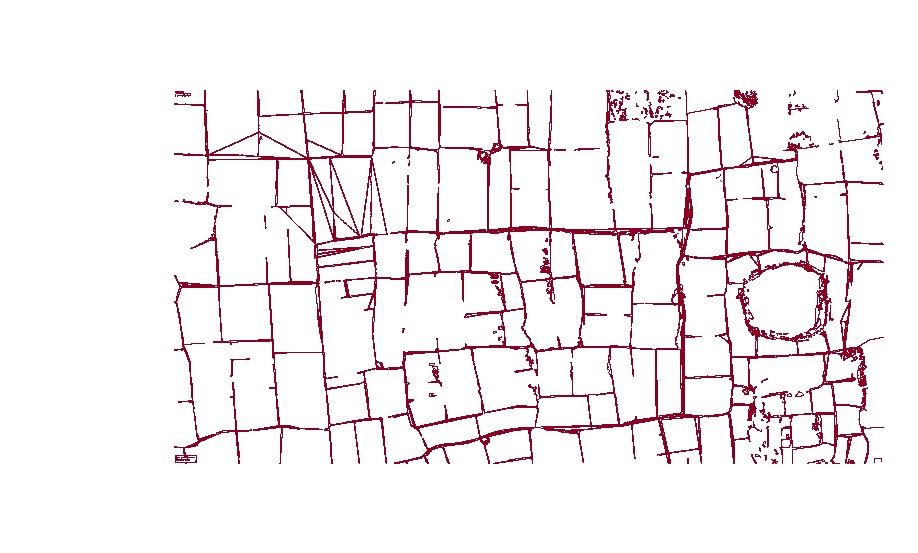
#> input picture map.jpg, 918 x 553 px, given in place of mapImage.jpg, which was not available
$ python tracing_openCVshape_file.py
#> lines starting #> are read from the running program, lines starting #| are printed output that depends on the picture; after the words box and inside, x2 and y2 are one past the last pixel; in counts of white or black regions, pixels touching at a corner belong together; pictures that were not available may be replaced by others from this repository, and a replacement may not be noted
import cv2
import numpy as np
import json

# Load the image
image_path = "C:\\Users\\jydhasan\\Desktop\\mapImage.jpg"
image = cv2.imread(image_path)
#> image is the input picture: shape (553, 918, 3); mean B, G, R 241.2, 239.2, 245.9

# Resize the image for faster processing (optional)
scale_percent = 60  # Percentage of original size
width = int(image.shape[1] * scale_percent / 100)
#> width = 550
height = int(image.shape[0] * scale_percent / 100)
#> height = 331
image = cv2.resize(image, (width, height))
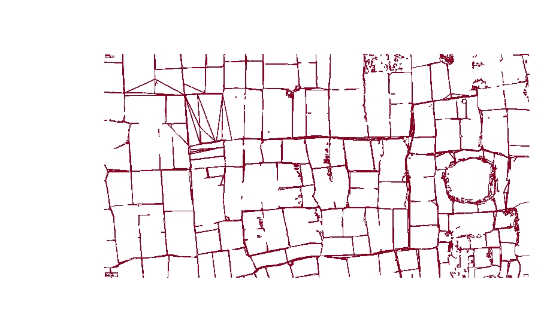
#> image: shape (331, 550, 3); mean B, G, R 241.2, 239.2, 246

# Convert to grayscale
gray = cv2.cvtColor(image, cv2.COLOR_BGR2GRAY)
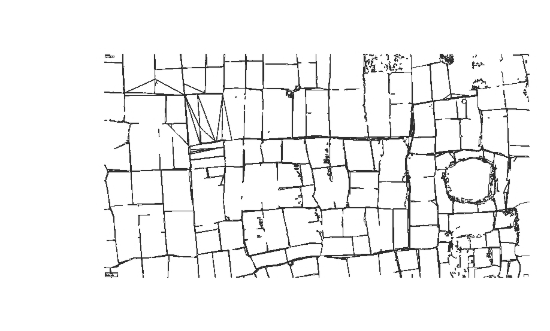
#> gray: shape (331, 550); min 44, max 255, mean 241.4

# Apply Gaussian blur
blurred = cv2.GaussianBlur(gray, (5, 5), 0)
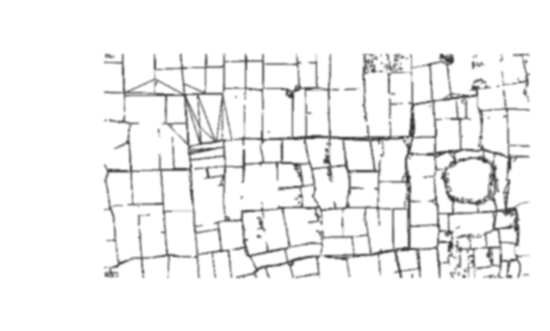
#> blurred: shape (331, 550); min 46, max 255, mean 241.4

# Edge detection using Canny
edges = cv2.Canny(blurred, 50, 150)
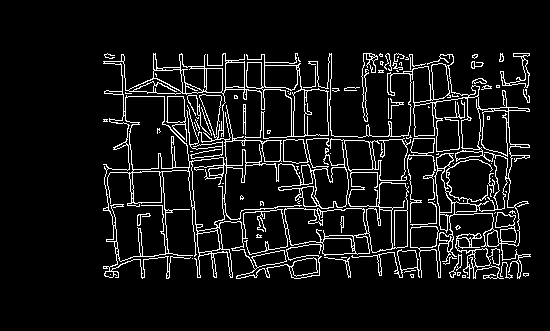
#> edges: shape (331, 550); 7.9% white in thin lines or dots, all inside (x1, y1, x2, y2) = (103, 53, 531, 279)

# Find contours
contours, _ = cv2.findContours(edges, cv2.RETR_EXTERNAL, cv2.CHAIN_APPROX_SIMPLE)
#> contours = 59 contours, 47 with area under 20; largest, box (x1, y1, x2, y2) and area: (103, 53, 411, 279) 38604, (308, 53, 531, 279) 8006, (455, 233, 504, 279) 586, (283, 139, 309, 164) 496, (407, 138, 436, 223) 366

# Extract polygons and save them
polygons = []
for contour in contours:
    # Approximate the contour to reduce the number of points
    epsilon = 0.01 * cv2.arcLength(contour, True)
    approx = cv2.approxPolyDP(contour, epsilon, True)
    polygons.append(approx.reshape(-1, 2).tolist())
#> this loop made 59 passes
#> epsilon on passes 2, 3, 4, 5, 6, 9, 10, 11, 12, 13, 14, 15: 0.114, 0.148, 0.114, 0.237, 0.965, 0.937, 0.416, 0.453, 0.765, 0.165, 5.06, 0.139
#> (epsilon, approx) on passes 1, 7, 8, 16, 18, 20: (0.1, [[462, 275], [462, 277], [465, 277], [465, 275]]), (0, [[192, 258]]), (0.1, [[341, 257], [346, 257]]), (0.114, [[264, 213], [264, 217], [263, 218], [264, 218]]), (0, [[434, 201]]), (0, [[407, 183]])
#> after the loop, polygons = 59 items

# Save polygons to a JSON file
output_json_path = "C:\\Users\\jydhasan\\Desktop\\field_shapes.json"
with open(output_json_path, "w") as f:
    json.dump(polygons, f, indent=4)

# Visualize the polygons on the original image
for polygon in polygons:
    pts = np.array(polygon, np.int32)
    pts = pts.reshape((-1, 1, 2))
    cv2.polylines(image, [pts], isClosed=True, color=(0, 255, 0), thickness=2)
#> this loop made 59 passes
#> pts on passes 1, 7, 8, 16, 18, 20, 21, 23, 24, 25, 26, 32: [[462, 275], [462, 277], [465, 277], [465, 275]], [[192, 258]], [[341, 257], [346, 257]], [[264, 213], [264, 217], [263, 218], [264, 218]], [[434, 201]], [[407, 183]], [[492, 176]], [[299, 172], [299, 173]], [[491, 163]], [[453, 163]], [[438, 153], [437, 154], [436, 154], [438, 154]], [[388, 98], [388, 118]]
#> polygon on passes 33, 47: [[525, 89], [525, 90], [526, 91], [526, 94], [526, 89]], [[298, 57], [298, 60], [299, 61], [300, 61], [298, 59]]
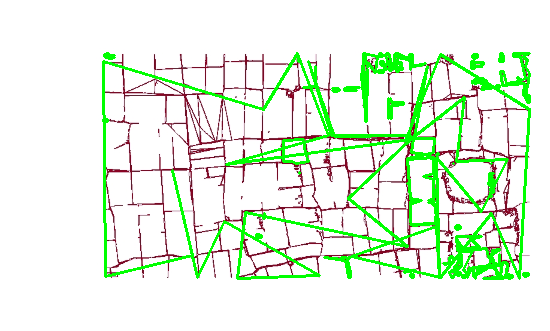
#> image: shape (331, 550, 3); 7.94% of pixels changed, all inside (x1, y1, x2, y2) = (102, 52, 531, 280)

# Save the visualized image
output_image_path = "C:\\Users\\jydhasan\\Desktop\\fields_with_shapes.jpg"
cv2.imwrite(output_image_path, image)

output_json_path, output_image_path

$ run again, on new_map.jpg
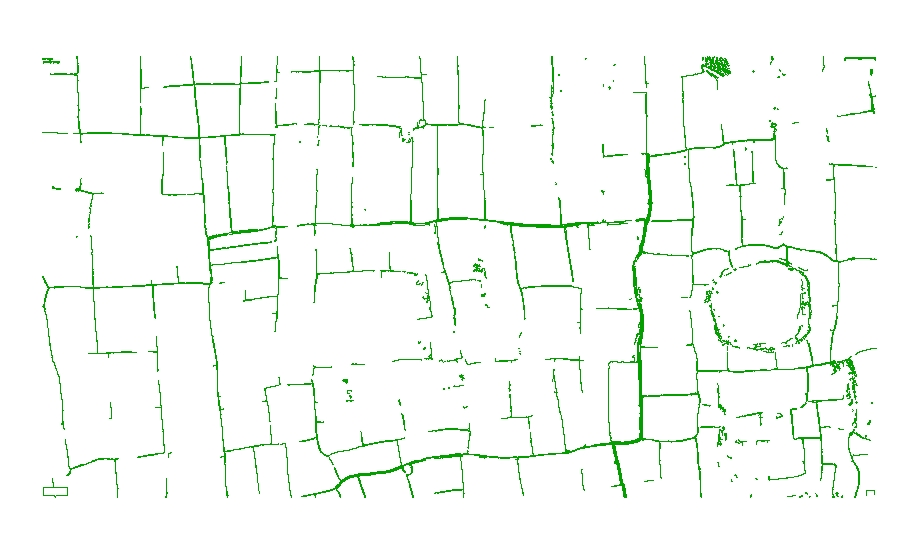
#> input picture new_map.jpg, 918 x 553 px, given in place of mapImage.jpg, which was not available
#> image is the input picture: shape (553, 918, 3); mean B, G, R 245.8, 250.5, 245.9
#> `edges = cv2.Canny(blurred, 50, 150)`:
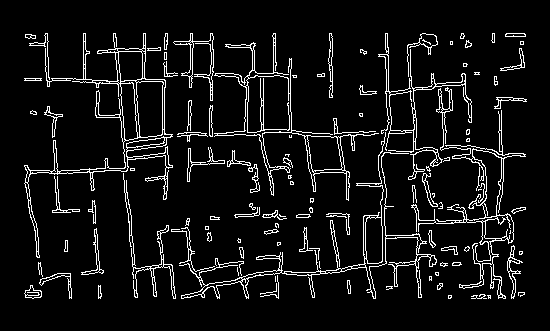
#> edges: shape (331, 550); 7.3% white in thin lines or dots, all inside (x1, y1, x2, y2) = (24, 33, 527, 299)
#> contours = 110 contours, 59 with area under 20; largest, box (x1, y1, x2, y2) and area: (24, 33, 173, 258) 5198, (214, 33, 379, 201) 4564, (411, 87, 526, 299) 2293, (179, 132, 437, 299) 2136, (378, 33, 472, 180) 1570
#> the loop `for contour in contours:` made 110 passes
#> epsilon on passes 1 to 8: 0.122, 0.114, 0.697, 0.305, 0.279, 0.325, 0.541, 0.202
#> after the loop `for contour in contours:`: polygons = 110 items
#> the loop `for polygon in polygons:` made 110 passes
#> polygon on passes 2, 11, 15, 22, 43, 57: [[448, 295], [448, 298], [450, 298], [451, 297], [451, 295]], [[429, 276], [429, 280], [430, 279], [431, 280], [431, 276]], [[435, 272], [435, 274], [436, 275], [438, 275], [438, 272]], [[519, 251], [519, 254], [521, 254], [522, 253], [522, 251]], [[279, 214], [279, 215], [280, 216], [285, 216], [281, 216]], [[290, 181], [290, 184], [293, 184], [293, 182], [292, 181]]
#> after the loop `for polygon in polygons:`:
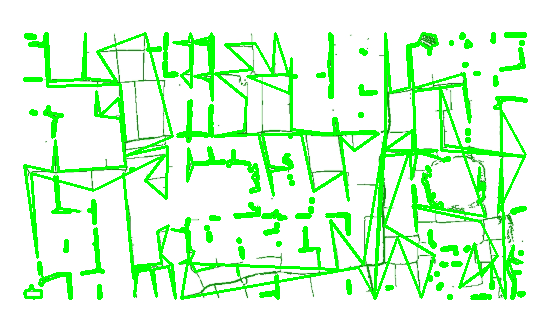
#> image: shape (331, 550, 3); mean B, G, R 212, 253, 212.1
